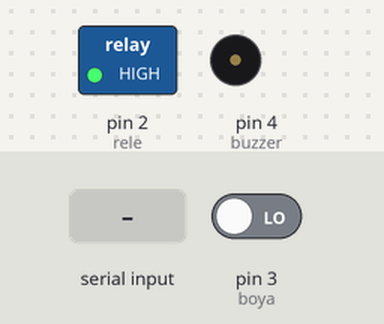
A sketch run on a simulated Arduino Uno, built with avr-gcc and run on an emulated ATmega328P. On the bench: switched loads named in the sketch (green lamp = pin HIGH), buzzer (waves = sounding, pin HIGH). The inputs (shaded band) are chosen by the test bench; at power-on: pin 3 (boya) LOW. What the sketch prints to the serial monitor is not drawn.

Above: at 2.0 s.
2.1 s: pin 3 (boya) driven HIGH
4.5 s: "90,45\n" received over Serial
6.5 s: "5\n" received over Serial
8.5 s: "1,90,45\n" received over Serial
Timing chart, 0 to 11.5 s (numbered marks = the images above; inputs shaded):
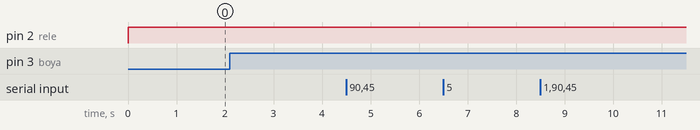

Measured:
- after the input at 2.1 s, every drawn part: stays the same
- after the input at 4.5 s, every drawn part: stays the same
- after the input at 6.5 s, every drawn part: stays the same
- after the input at 8.5 s, every drawn part: stays the same

The sketch:

proyecto_v1.ino
```cpp
//variables bluetooth
int proporcion=0;
String sproporcion="";
int frecuencia=0;
String sfrecuencia="";
String bluetooth="";

//variables otr
int contador=0;
int tiempo=0;
int contadorPulsaciones = 0;
int estadoPulsador = 0;
int estadoAnteriorPulsador = 0;

//pines
const int rele=2;
const int boya=3;
const int buzzer=4;

void setup() {
  Serial.begin(9600);
  pinMode(rele,OUTPUT);
  pinMode(boya,INPUT);
  pinMode(buzzer,OUTPUT);
}

void loop() {
  desactivacion_rele();
  delay(1000);
  medicion_boya();
  if(Serial.available()){
    bluetooth = Serial.readStringUntil('\n');
    Serial.print("bluetooth: ");
    Serial.println(bluetooth);
    for(int i=0;i<=3;i++){
      //proporcion string de 4
      sproporcion=sproporcion+bluetooth.charAt(i);
    }
    for(int i=4;i<=5;i++){
      //frecuencia string de 2
      sfrecuencia=sfrecuencia+bluetooth.charAt(i);
    }
    proporcion=sproporcion.toInt();
    frecuencia=sfrecuencia.toInt();
    Serial.print("proporcion: ");
    Serial.println(proporcion);
    Serial.print("frecuencia: ");
    Serial.println(frecuencia);
    contadorPulsaciones=0;
  }
  if(frecuencia == contadorPulsaciones && frecuencia !=0){
    contadorPulsaciones=0;
    activacion_rele();
    //bomba expulsa 12,52 ml x segundo
    tiempo=(proporcion/12.52)*1000;
    contador=contador+1;
    delay(tiempo);
    desactivacion_rele();
    if((1000/proporcion)-contador > 1 && (100/proporcion)-contador<2){
      contador=0;
      digitalWrite(buzzer,HIGH);
      delay(250);
      digitalWrite(buzzer,LOW);
      delay(100);
      digitalWrite(buzzer,HIGH);
      delay(250);
      digitalWrite(buzzer,LOW);
    }
  }
}

void medicion_boya(){
  estadoPulsador = digitalRead(boya);
  if (estadoPulsador != estadoAnteriorPulsador) {
    if (estadoPulsador == HIGH) {
      contadorPulsaciones++;
      Serial.print("numero de pulsaciones: ");
      Serial.println(contadorPulsaciones);
    }
  }
  estadoAnteriorPulsador = estadoPulsador;
}

void activacion_rele(){
  digitalWrite(rele,LOW);//En bajo se activa
}

void desactivacion_rele(){
  digitalWrite(rele,HIGH);//En alto se desactiva
}
```
